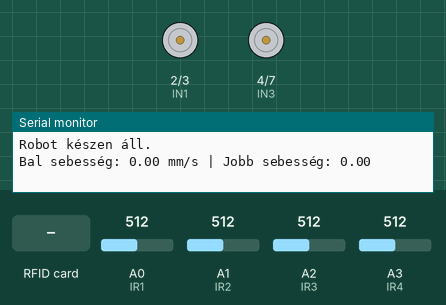
Recording of a program running on a simulated Arduino Uno, built with avr-gcc and run on an emulated ATmega328P. Shown: motor-driver pin pairs drawn as motors (green arrow = first pin HIGH = forward, orange = second pin HIGH = backward, longer = more drive, scaled by the enable pin), the last lines printed to the serial monitor. The test bench sets the inputs (shaded band); at power-on: A2 (IR3) = 512, A3 (IR4) = 512, A0 (IR1) = 512, A1 (IR2) = 512.

Above: at 1.7 s.
1.8 s: RFID card 04 77 7E 8A held to the reader
At 3.9 s:
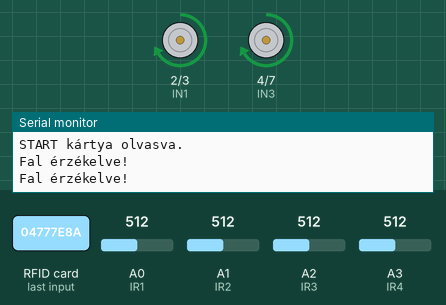
4.8 s: A2 (IR3) set to 306
At 6.0 s:
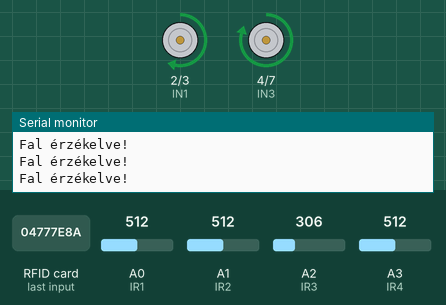
7.8 s: A3 (IR4) set to 30
10.8 s: A0 (IR1) set to 190
12.5 s: A0 (IR1) set to 209
At 13.6 s:
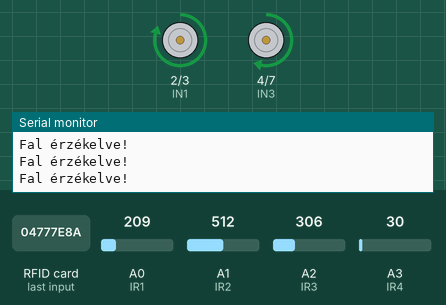
15.5 s: A0 (IR1) set to 30
Timing chart, 0 to 18.4 s (numbered marks = the images above; inputs shaded):
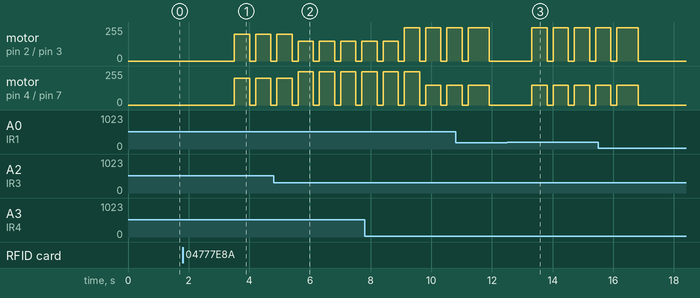

Measured:
- after the input at 1.8 s, motor on pin 2 (IN1) / pin 3 (IN2), motor on pin 4 (IN3) / pin 7 (IN4): alternates forward 200/255 for 0.50 s and stopped for 0.20 s, starting after 1.7 s
- after the input at 12.5 s, motor on pin 2 (IN1) / pin 3 (IN2): alternates forward 250/255 for 0.50 s and stopped for 0.20 s, starting after 0.82 s; motor on pin 4 (IN3) / pin 7 (IN4): alternates forward 150/255 for 0.50 s and stopped for 0.20 s, starting after 0.82 s

The program:

main.cpp
```cpp
#include <Arduino.h>
#include <SPI.h>
#include <MFRC522.h>
#include <PID_v1.h>

// --- Függvénydeklarációk ---
void moveForward(int motorleft, int motorright );
void stopMotors();
void turnRight();
bool compareUID(byte *uid, byte *ref);
void countLeft();
void countRight();
void tavolsagmeres();
void tolat();
void pidmozgas(double kozep, int maxS);

// RFID
#define RST_PIN A4
#define SS_PIN 10
MFRC522 mfrc522(SS_PIN, RST_PIN);

// L298N motorvezérlés
#define ENA 5
#define IN1 2
#define IN2 3
#define ENB 6
#define IN3 4
#define IN4 7

// IR szenzorok (analóg)
#define IR1 A0
#define IR2 A1
#define IR3 A2
#define IR4 A3

// Enkóderek
#define LEFT_ENCODER_PIN 8
#define RIGHT_ENCODER_PIN 9

volatile int leftPulses = 0;
volatile int rightPulses = 0;

unsigned long lastMeasure = 0;
int pulsesPerRev = 20;
float wheelCircumference = 20.0;

bool started = false;

int kozeptavolsag;
int balkozel;
int jobbkozel;
int kanyar;
double tavolsagok[4];
bool kozel = false;
bool motorstopped = false;

int maxS = 200;

int pidmode = 2;
double setpoint = 0; // PID célérték
double input, output;
double Pid_P = 30, Pid_I = 0.2, Pid_D = 6; // PID tényezők
PID pid(&input, &output, &setpoint, Pid_P, Pid_I, Pid_D, DIRECT);

// RFID UID-k
byte startUID[4]  = {0x04, 0x77, 0x7E, 0x8A};
byte rightUID[4]  = {0x04, 0x77, 0x7D, 0x8A};
byte stopUID[4]   = {0x04, 0x77, 0x7C, 0x8A};

void setup() {
  Serial.begin(9600);
  SPI.begin();
  mfrc522.PCD_Init();

  pinMode(ENA, OUTPUT); pinMode(IN1, OUTPUT); pinMode(IN2, OUTPUT);
  pinMode(ENB, OUTPUT); pinMode(IN3, OUTPUT); pinMode(IN4, OUTPUT);

  pinMode(LEFT_ENCODER_PIN, INPUT_PULLUP);
  pinMode(RIGHT_ENCODER_PIN, INPUT_PULLUP);

  attachInterrupt(digitalPinToInterrupt(LEFT_ENCODER_PIN), countLeft, RISING);
  attachInterrupt(digitalPinToInterrupt(RIGHT_ENCODER_PIN), countRight, RISING);

  stopMotors();
  Serial.println("Robot készen áll.");
}

void loop() {
  int ir1 = analogRead(IR1);
  int ir2 = analogRead(IR2);
  int ir3 = analogRead(IR3);
  int ir4 = analogRead(IR4);

  if (mfrc522.PICC_IsNewCardPresent() && mfrc522.PICC_ReadCardSerial()) {
    byte* uid = mfrc522.uid.uidByte;

    if (compareUID(uid, startUID)) {
      Serial.println("START kártya olvasva.");
      started = true;
    }
    else if (compareUID(uid, rightUID) && started) {
      Serial.println("JOBBRA fordulás");
      turnRight();
    }
    else if (compareUID(uid, stopUID) && started) {
      Serial.println("STOP kártya olvasva – megállás.");
      started = false;
      stopMotors();
    }

    mfrc522.PICC_HaltA();
    delay(1000);
  }

  if (started) {
    while (true)
    {
      tavolsagmeres();
    }

    /*if (ir1 > 700 || ir2 > 700 || ir3 > 700 || ir4 > 700) {
      Serial.println("Fal érzékelve → jobbra fordulás");
      stopMotors();
      delay(300);
      turnRight();
    } else {
      moveForward();
    }*/

  }

  if (millis() - lastMeasure >= 1000) {
    float revsLeft = leftPulses / float(pulsesPerRev);
    float revsRight = rightPulses / float(pulsesPerRev);

    float distLeft = revsLeft * wheelCircumference;
    float distRight = revsRight * wheelCircumference;

    Serial.print("Bal sebesség: "); Serial.print(distLeft); Serial.print(" mm/s | ");
    Serial.print("Jobb sebesség: "); Serial.println(distRight);

    leftPulses = 0;
    rightPulses = 0;
    lastMeasure = millis();
  }
}

void moveForward(int motorleft, int motorright) {
  if (motorleft >= 0) {
    digitalWrite(IN1, HIGH);
    digitalWrite(IN2, LOW);
  } else {
    digitalWrite(IN1, LOW);
    digitalWrite(IN2, HIGH);
    motorleft = -motorleft;
  }
  if (motorright >= 0) {
    digitalWrite(IN3, HIGH);
    digitalWrite(IN4, LOW);
  } else {
    digitalWrite(IN3, LOW);
    digitalWrite(IN4, HIGH);
    motorright = -motorright;
  }
  analogWrite(ENA, motorleft);
  analogWrite(ENB, motorright);
  /*analogWrite(ENA, motorleft); analogWrite(ENB, motorright);
  digitalWrite(IN1, HIGH); digitalWrite(IN2, LOW);
  digitalWrite(IN3, LOW); digitalWrite(IN4, HIGH);*/
}

void stopMotors() {
  delay(500);
  digitalWrite(IN1, LOW);
  digitalWrite(IN2, LOW);
  digitalWrite(IN3, LOW);
  digitalWrite(IN4, LOW);
  analogWrite(ENA, 0);
  analogWrite(ENB, 0);
}

void turnRight() {
  /*analogWrite(ENA, 100); analogWrite(ENB, 100);
  digitalWrite(IN1, HIGH); digitalWrite(IN2, LOW);
  digitalWrite(IN3, LOW); digitalWrite(IN4, HIGH);*/
  delay(700);
  moveForward(50, -50);
}

void tolat() {
  digitalWrite(IN1, LOW);
  digitalWrite(IN2, HIGH);
  digitalWrite(IN3, LOW);
  digitalWrite(IN4, HIGH);
  delay(1000);
  analogWrite(ENA, -150);
  analogWrite(ENB, -150);
}

void pidmozgas(int kozep, int maxS, int kanyar){
  input = kozep;
  pid.Compute();
  if (kanyar == 1){
    moveForward(maxS + 50, maxS - 50);
  }
  else if (kanyar == -1){
    moveForward(maxS - 50, maxS + 50);
  }
  else {
  int motorleft = constrain(maxS - output, -50, 255);
  int motorright = constrain(maxS + output, -50, 255);
  moveForward(motorleft, motorright);
  }
}

bool compareUID(byte *uid, byte *ref) {
  for (byte i = 0; i < 4; i++) {
    if (uid[i] != ref[i]) return false;
  }
  return true;
}

void countLeft() {
  leftPulses++;
}

void countRight() {
  rightPulses++;
}

double tavolsag(int sensor){
  int sensorertek = analogRead(sensor);
  double feszultseg = sensorertek * (5.0 / 1023.0);
  if (feszultseg == 0){
    return 0;
  }
  double tavolsagCM = (4 / (feszultseg - 0.042)) - 0.42;
  if (tavolsagCM < 2){
    return 0;
  }
  if (tavolsagCM > 10){
    return 10;
  }
  return tavolsagCM;
}

void tavolsagmeres() {
  tavolsagok[0] = tavolsag(IR1);
  tavolsagok[1] = tavolsag(IR2);
  tavolsagok[2] = tavolsag(IR3);
  tavolsagok[3] = tavolsag(IR4);
  balkozel = (tavolsagok[2] - tavolsagok[3])/2;
  jobbkozel = (tavolsagok[3] - tavolsagok[2])/2;
  kozeptavolsag = balkozel - jobbkozel;
  if (tavolsagok[0] < 4 ) {
    Serial.println("Fal érzékelve!");
    stopMotors();
    delay(200);
    if (balkozel < jobbkozel){
      int kanyar = 1;
      pidmozgas(kozeptavolsag, 200, kanyar);
    }
    else if (balkozel > jobbkozel){
      int kanyar = -1;
      pidmozgas(kozeptavolsag, 200, kanyar);
    }
    else {
      int kanyar = 0;
      pidmozgas(kozeptavolsag, 200, kanyar);
    }
  }
  else if(tavolsagok[1] < 2){
    delay(200);
    stopMotors();
  }
  else {
    if (balkozel < jobbkozel){
      int kanyar = 1;
      pidmozgas(kozeptavolsag, 200, kanyar);
    }
    else if (balkozel > jobbkozel){
      int kanyar = -1;
      pidmozgas(kozeptavolsag, 200, kanyar);
    }
    else {
      int kanyar = 0;
      pidmozgas(kozeptavolsag, 200, kanyar);
    }
  }
}
```
